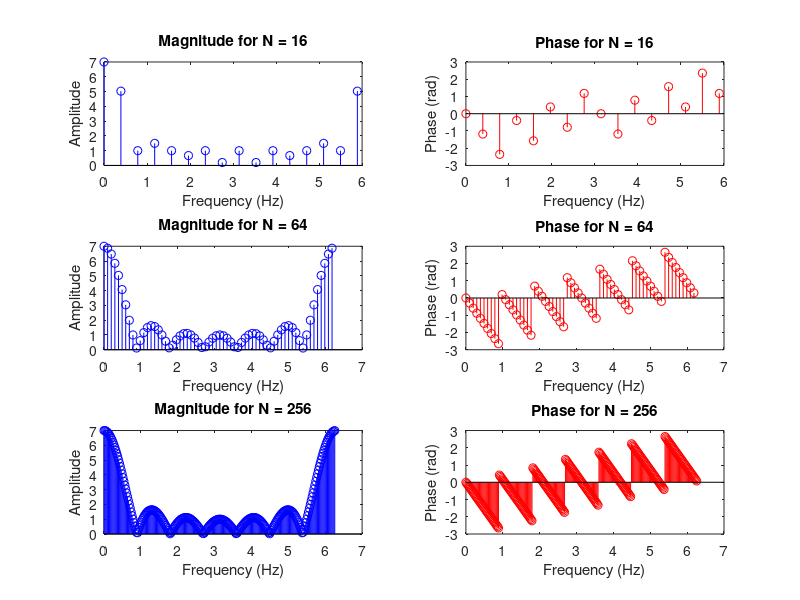

Write the MATLAB code that produced this figure. (Note: this script raises an error after producing the figure.)
%% Signals and Systems Matlab Homework #6
%% Introduction
% * Author:                   Will Burgess
% * Class:                    ESE 351
% * Date:                     Created 3/25/2024, Last Edited 4/02/2024
% * With contributions from:  Mack Larosa, Tasha Igic, Mischa Tranor

close all
%% 1.d.i
N1 = 3;
N = [16,64,256];
n = -N1:1:N1;
x = ones(size(n));

figure, hold on
for i = 1:length(N)
N_current = N(i);
x_out = fft(x, N_current);
freq = (0:N_current-1) * (2*pi)/N_current;

% Plot magnitude Left hand
subplot(3,2,2*i-1)
stem(freq, abs(x_out), 'b');
title(['Magnitude for N = ' num2str(N_current)]);
xlabel('Frequency (Hz)');
ylabel('Amplitude')

% Plot phase Right hand
subplot(3,2,2*i)
stem(freq, angle(x_out),'r');
title(['Phase for N = ' num2str(N_current)]);
xlabel('Frequency (Hz)');
ylabel('Phase (rad)')

end
sgtitle('4.d.i')
hold off

% The output magnitude resembles periodic functions with a major increase
% in amplitude towards the end of the frequency range. For the phase we
% observe a consistent downward shift moving up in frequency. Notably, as
% the N value is increased, the number of samples and percision of the DT
% output is enlarged.
%% 1.d.ii
N1 = [2,6,10];
N = 256;

figure, hold on
for i = 1:length(N1)
n = -N1(i):1:N1(i);
N1_current = N1(i);
x = ones(length(n));

x_out = fft(x, N);
freq = (0:N-1) * (2*pi)/N;

% Plot magnitude Left hand
subplot(3,2,2*i-1)
stem(freq, abs(x_out), 'b');
title(['Magnitude for N1 = ' num2str(N1_current)]);
xlabel('Frequency (Hz)');
ylabel('Amplitude')

% Plot phase Right hand
subplot(3,2,2*i)
stem(freq, angle(x_out),'r');
title(['Phase for N1 = ' num2str(N1_current)]);
xlabel('Frequency (Hz)');
ylabel('Phase (rad)')

end
sgtitle('4.d.ii')
hold off

% The output magnitude resembles periodic functions with a major increase
% in amplitude towards the end of the frequency range. For the phase we
% observe a consistent downward shift moving up in frequency. All plots
% show a similar density of points, however. WE recognise that with a
% mighter N1 value,w e see more bumps and more total periods 
%% 1.d.iii.1
N1 = 6;
N = 256;
n = 0:1:N1;
x = ones(size(n));
x = [zeros(1,3), x(1:(end - 3))];
freq = (0:N-1) * (2*pi)/N;

x_out = fft(x,N);

figure, hold on

% Plot magnitude top
subplot(2,1,1)
stem(freq, abs(x_out), 'b');
title('Magnitude for x[n-3]');
xlabel('Frequency (Hz)');
ylabel('Amplitude')

% Plot phase bot
subplot(2,1,2)
stem(freq, angle(x_out),'r');
title('Phase for x[n-3]');
xlabel('Frequency (Hz)');
ylabel('Phase (rad)')

sgtitle('4.d.iii.1')
hold off

% The output magnitude resembles periodic functions with a major increase
% in amplitude towards the end of the frequency range. For the phase we
% observe a consistent downward shift moving up in frequency. Only 3 two
% humps are observed.
%% 1.d.iii.2
N1 = 6;
N = 256;
n = 0:1:N1;
x = ones(size(n));
x = x - 0.5;
freq = (0:N-1) * (2*pi)/N;

x_out = fft(x,N);

figure, hold on

% Plot magnitude top
subplot(2,1,1)
stem(freq, abs(x_out), 'b');
title('Magnitude for x[n] - 0.5');
xlabel('Frequency (Hz)');
ylabel('Amplitude')

% Plot phase bot
subplot(2,1,2)
stem(freq, angle(x_out),'r');
title('Phase for x[n] - 0.5');
xlabel('Frequency (Hz)');
ylabel('Phase (rad)')

sgtitle('4.d.iii.2')
hold off

% This graph resembles the same shape as before but has more 'humps', the
% amplitude is at it smakimum at the endpoints and phase still is shown as
% a downward trend as frequency decreases
%% 1.d.iii.3
N1 = 6;
N = 256;
n = 0:1:N1;
x = ones(size(n));
x = x .* cos(pi*n);
freq = (0:N-1) * (2*pi)/N;

x_out = fft(x,N);

figure, hold on

% Plot magnitude top
subplot(2,1,1)
stem(freq, abs(x_out), 'b');
title('Magnitude for x[n] * cos(\pin)');
xlabel('Frequency (Hz)');
ylabel('Amplitude')

% Plot phase bot
subplot(2,1,2)
stem(freq, angle(x_out),'r');
title('Phase for x[n] * cos(\pin)');
xlabel('Frequency (Hz)');
ylabel('Phase (rad)')

sgtitle('4.d.iii.3')
hold off

% This output varies massively from the pervious outputs. Instead of the
% highest magnitude being seen at the lowest and highest frequencies, the
% peak is in the center. the magnitude represents a sinc function. The
% phase matches this. This comes directly from the cos(pi * n).